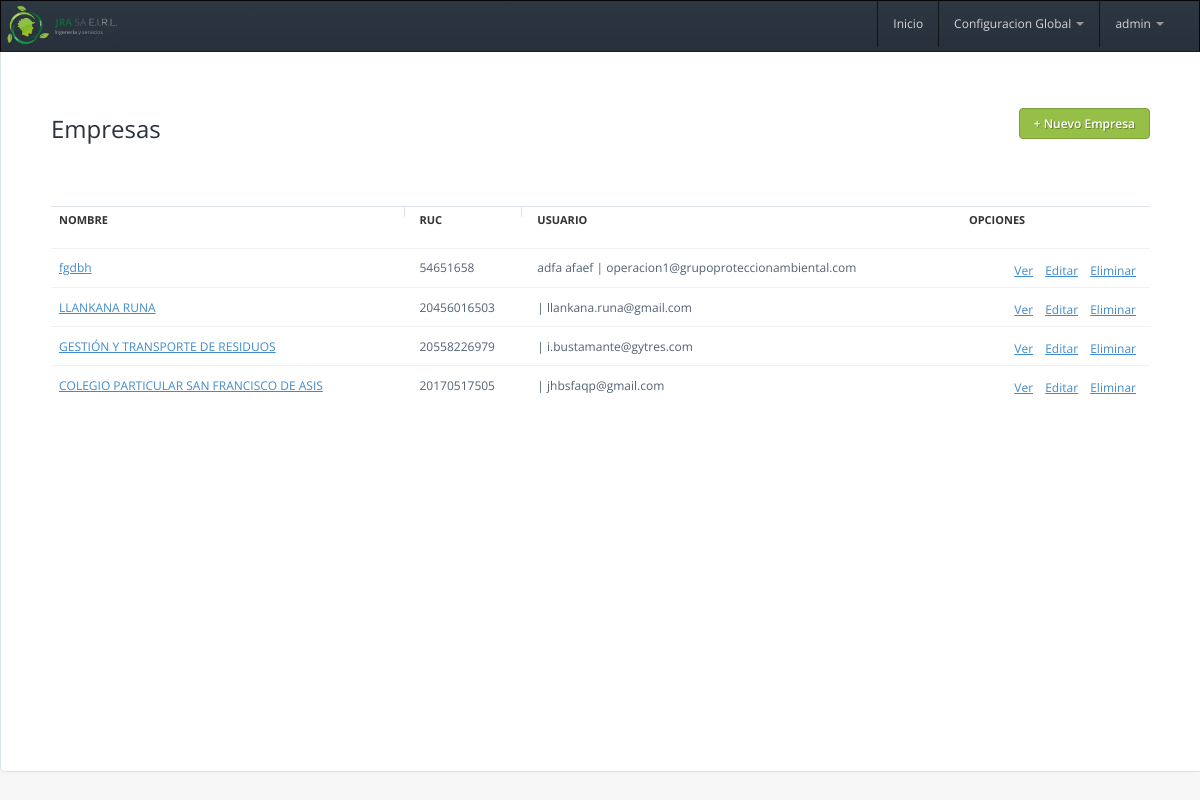
Screenshot of /company-list/ (signed in) with the database file from the repository.
### main/models.py (models this page shows, shortened)
class Company(models.Model):
    ruc = models.IntegerField(_('R.U.C.'), null=False, blank=False, unique=True)
    name = models.CharField(_('Nombre Compañia'), max_length=100, null=False, blank=False, unique=True)
    short_name = models.CharField(_('Nombre Corto'), max_length=100, null=False, blank=False, unique=True)
    slug = models.SlugField(_('slug'), max_length=100, blank=True, null=True, unique=True)
    logo = models.ImageField(_('Logo'), upload_to=upload_image_to, blank=True, null=True)
    address = models.CharField(_('Dirección'), max_length=200, null=True, blank=True)

### main/views.py (the view)
# urls.py: url(r'^company-list/$', views.company_list, name='company_list'),
@login_required
def company_list(request):
    user = request.user
    if user.is_superuser or User.objects.filter(pk=user.pk, groups__name='Doctor').exists():
        companias = Company.objects.all()
        companies = list()
        for c in companias:
            if not c.slug == COMPANY_JRA_SLUG:
                companies.append(c)
    else:
        employee = Employee.objects.get(user_ptr_id=user.pk)
        company = employee.company
        companies = list()
        companies.append(company)
    return render(request, "main/company/list.html", locals())

### main/templates/main/company/list.html (shortened to what this page needs)
{% extends 'main/layout_with_out_nav.html' %}
{% load static %}
{% block styles %}
<link rel="stylesheet" type="text/css" href="{% static 'main/css/compiled/tables.css'%}"/>
{% endblock %}
{% block content %}
<div id="pad-wrapper" class="users-list">
    <div class="table-wrapper products-table">
        <div class="row header">
            <div class="col-md-12"><h3>Empresas</h3></div>
            {% if request.user.is_superuser %}
            <div class="col-md-6 col-sm-12 col-xs-12 pull-right">
                <a href="{% url 'main:company_new' %}" class="btn-flat success pull-right">
                    <span>&#43;</span>
                    Nuevo Empresa
                </a>
            </div>
            {% endif %}
        </div>
        <table class="table table-hover">
            <thead>
            <tr>
                <th>Nombre</th>
                <th>RUC</th>
                <th>Usuario</th>
                {% if request.user.is_superuser %}
                <th>Opciones</th>
                {% endif %}
            </tr>
            </thead>
            <tbody>
            {% for company in companies %}
            <tr>
                <td><a href="{% url 'main:panel' company.slug %}">{{company.name}}</a></td>
                <td>{{company.ruc}}</td>
                <td>{{company.user.get_full_name}} | {{company.user.email }}</td>
                {% if request.user.is_superuser %}
                <td>
                    <ul class="actions">
                        <li><a href="{% url 'main:panel' company.slug %}">Ver</a></li>
                        <li><a href="{% url 'main:company_edit' company.slug %}">Editar</a></li>
                        <li class="last"><a href="#">Eliminar</a></li>
                    </ul>
                </td>
            {% endif %}
            </tr>
            {% endfor %}
            </tbody>
        </table>
    </div>
</div>
{% endblock %}

### main/templates/main/layout_with_out_nav.html (shortened to what this page needs)
{% load i18n %}
{% load static %}
<!DOCTYPE html>
<html>
<head>
    <link href="{% static 'main/css/bootstrap/bootstrap.css' %}" type="text/css" rel="stylesheet"/>
    <link href="{% static 'main/css/bootstrap/bootstrap-overrides.css' %}" type="text/css" rel="stylesheet"/>
    <link rel="stylesheet" type="text/css" href="{% static 'main/css/compiled/layout.css' %}"/>
    <link rel="stylesheet" type="text/css" href="{% static 'main/css/compiled/elements.css' %}"/>
    <link rel="stylesheet" type="text/css" href="{% static 'main/css/compiled/icons.css' %}"/>
    <link href="{% static 'main/css/lib/font-awesome.css' %}" type="text/css" rel="stylesheet"/>
    {% if not worker_view %}
        <link href="{% static 'main/css/lib/bootstrap.datepicker.css' %}" type="text/css" rel="stylesheet"/>
        <link href="{% static 'main/css/lib/select2.css' %}" type="text/css" rel="stylesheet"/>
        <link href="{% static 'main/css/lib/uniform.default.css' %}" type="text/css" rel="stylesheet"/>
        <link rel="stylesheet" href="{% static 'main/css/compiled/form-showcase.css' %}" type="text/css"
              media="screen"/>
        <link href="{% static 'main/css/lib/jquery-ui-1.10.2.custom.css' %}" rel="stylesheet" type="text/css"/>
    {% endif %}
    {% block styles %}
    {% endblock %}
</head>
<body>
<header class="navbar navbar-inverse" role="banner">
    <div class="navbar-header">
        {% if company.logo %}
            <img src="{{ company.logo.url }}" alt="contact" class="avatar" style="max-height: 100px;"/>
        {% else %}
            <img src="{% static 'main/img/logo_proteccion.png' %}" alt="contact" class="avatar" style="max-height: 50px;"/>
        {% endif %}
    </div>
    <ul class="nav navbar-nav pull-right hidden-xs">
        <li>
            <a href="/" class="hidden-xs hidden-sm">
                Inicio
            </a>
        </li>
        {% if request.user.is_superuser %}
            <li class="dropdown">
                <a href="#" class="dropdown-toggle hidden-xs hidden-sm" data-toggle="dropdown">
                    Configuracion Global
                    <b class="caret"></b>
                </a>
            </li>
        {% endif %}
        <li class="dropdown">
            <a href="#" class="dropdown-toggle hidden-xs hidden-sm" data-toggle="dropdown">
                {% if request.user.is_superuser %}
                    admin
                {% else %}
                    {{ request.user.first_name }}
                {% endif %}
                <b class="caret"></b>
            </a>
        </li>
    </ul>
</header>
<div class="content" style="min-height: 720px;">
    {% block content %}
    {% endblock %}
</div>
</body>
</html>

### main/static/main/css/compiled/layout.css (style rules this page uses)
body { font-family: 'Open Sans', sans-serif; background-color: #f7f7f7; position: relative; margin: 0px; font-size: 12px; padding: 0px; }
h1, h2, h3, h4, h5 { margin: 0; line-height: inherit; color: #29323d; }
.header { margin-bottom: 60px; }
.header h1, .header h2, .header h3, .header h4, .header h5 { float: left; margin-top: 5px; }
#pad-wrapper { padding: 0px 50px; margin-top: 55px; }
.content { min-width: 400px; min-height: 620px; margin-bottom: 100px; padding-bottom: 50px; overflow: hidden; position: relative; background: #fff; margin-left: 177px; border-left: 1px solid #dae3e9; border-bottom: 1px solid #dae3e9; box-shadow: -3px 3px 3px -2px #f1f1f3; border-radius: 0px 0px 0px 5px; -webkit-transition: margin-left .3s ease; -moz-transition: margin-left .3s ease; -o-transition: margin-left .3s ease; -ms-transition: margin-left .3s ease; transition: margin-left .3s ease; }

### main/static/main/css/compiled/elements.css (style rules this page uses)
.btn-flat { display: inline-block; margin: 0; line-height: 15px; vertical-align: middle; font-size: 12px; text-shadow: none; box-shadow: none; background-image: none; border: 0 none; color: #fff; font-weight: 500; border-radius: 4px; background: #4387bf; border: 1px solid #3883c0; cursor: pointer; padding: 7px 14px; -webkit-transition: all .1s linear; -moz-transition: all .1s linear; transition: all .1s linear; }
.btn-flat.success { background: #96bf48; border: 1px solid #7ea13d; text-shadow: 1px 1px 0px rgba(0, 0, 0, 0.3); font-weight: 600; }

### main/static/main/css/compiled/tables.css (style rules this page uses)
.table-wrapper { width: 100%; margin-bottom: 100px; }
.table-wrapper .table td a { text-decoration: underline; display: inline-block; }
.table-wrapper .table ul.actions { margin: 5px 0 0 0; padding: 0; float: right; }
.table-wrapper .table ul.actions li { display: inline; padding: 5px 6px 0px 3px; }
.table-wrapper .table ul.actions li.last { border: 0 none; }

### main/templates/main/company/list.html (style rules this page uses)
.content { margin-left:0px; }

### rows the page displays
Company: name "fgdbh", ruc "54651658", user.get_full_name "adfa afaef", user.email "operacion1@grupoproteccionambiental.com"
Company: name "LLANKANA RUNA", ruc "20456016503", user.email "llankana.runa@gmail.com"
Company: name "GESTIÓN Y TRANSPORTE DE RESIDUOS", ruc "20558226979", user.email "i.bustamante@gytres.com"
Company: name "COLEGIO PARTICULAR SAN FRANCISCO DE ASIS", ruc "20170517505", user.email "jhbsfaqp@gmail.com"
